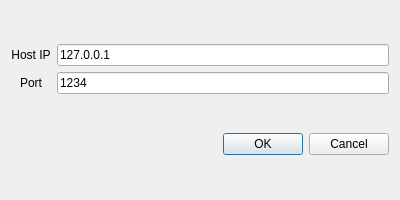
<?xml version="1.0" encoding="UTF-8"?>
<ui version="4.0">
 <class>createConnectDialog</class>
 <widget class="QDialog" name="createConnectDialog">
  <property name="geometry">
   <rect>
    <x>0</x>
    <y>0</y>
    <width>400</width>
    <height>200</height>
   </rect>
  </property>
  <property name="windowTitle">
   <string>Dialog</string>
  </property>
  <layout class="QVBoxLayout" name="verticalLayout">
   <item>
    <layout class="QGridLayout" name="gridLayout">
     <item row="0" column="0">
      <widget class="QLabel" name="label">
       <property name="text">
        <string>Host IP</string>
       </property>
       <property name="alignment">
        <set>Qt::AlignCenter</set>
       </property>
      </widget>
     </item>
     <item row="1" column="0">
      <widget class="QLabel" name="label_2">
       <property name="text">
        <string>Port</string>
       </property>
       <property name="alignment">
        <set>Qt::AlignCenter</set>
       </property>
      </widget>
     </item>
     <item row="0" column="1">
      <widget class="QLineEdit" name="lineEdit">
       <property name="text">
        <string>127.0.0.1</string>
       </property>
      </widget>
     </item>
     <item row="1" column="1">
      <widget class="QLineEdit" name="lineEdit_2">
       <property name="text">
        <string>1234</string>
       </property>
      </widget>
     </item>
    </layout>
   </item>
   <item>
    <widget class="QDialogButtonBox" name="buttonBox">
     <property name="orientation">
      <enum>Qt::Horizontal</enum>
     </property>
     <property name="standardButtons">
      <set>QDialogButtonBox::Cancel|QDialogButtonBox::Ok</set>
     </property>
    </widget>
   </item>
  </layout>
 </widget>
 <resources/>
 <connections>
  <connection>
   <sender>buttonBox</sender>
   <signal>accepted()</signal>
   <receiver>createConnectDialog</receiver>
   <slot>accept()</slot>
   <hints>
    <hint type="sourcelabel">
     <x>248</x>
     <y>254</y>
    </hint>
    <hint type="destinationlabel">
     <x>157</x>
     <y>274</y>
    </hint>
   </hints>
  </connection>
  <connection>
   <sender>buttonBox</sender>
   <signal>rejected()</signal>
   <receiver>createConnectDialog</receiver>
   <slot>reject()</slot>
   <hints>
    <hint type="sourcelabel">
     <x>316</x>
     <y>260</y>
    </hint>
    <hint type="destinationlabel">
     <x>286</x>
     <y>274</y>
    </hint>
   </hints>
  </connection>
 </connections>
</ui>
